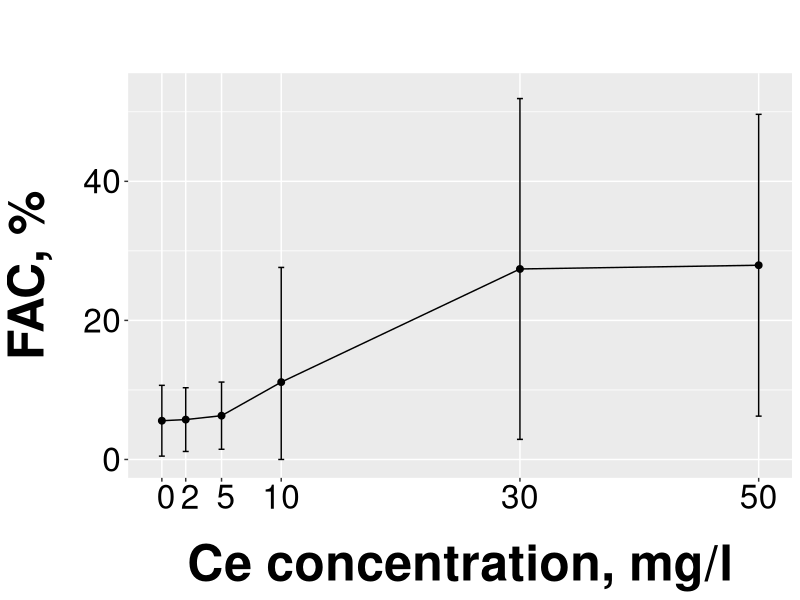

Generate this figure with R:
# This is the script for creating good mean plots with 
#   95% confidence interval bars. The confidence intervals
#   may be either t-parametric or bca bootstrap intervals.
# The algorithm was developed for cell analysis mean plots
#   of mitotic index (MI) and frequency of abberant cells (FAC).
#
# Copyright: Ilia Fastovets (2018)
# Contact: fastovetsilya@yandex.ru


library('readxl')
library('ggplot2')
#library('extrafont')
library('boot')

Data <- read_excel('Correlations_La_Ce_rastv_pochv.xlsx')
Datamat <- as.matrix(Data)

Element <- 'Ce'
Medium <- 'rastv'
Feature <- 'FAC'

Index_Group <- paste(Element, Medium, sep = '_')
Index_Feature <- paste(Element, Medium, Feature, sep = '_')
D_r <- na.exclude(Datamat[,c(Index_Group, Index_Feature)])

create_summary <- function(D_r, method = 't') # 't' or 'boot'
{
  
  if(method == 't')
  {
    conf_interval_low <- function(x)
    {
      return(t.test(x)$conf.int[1])
    }
    conf_interval_high <- function(x)
    {
      return(t.test(x)$conf.int[2])
    }
    
    D_mean <- aggregate(x = D_r[,2], by = list(D_r[,1]), mean)
    D_low <- aggregate(x = D_r[,2], by = list(D_r[,1]), 
                       conf_interval_low)
    D_high <- aggregate(x = D_r[,2], by = list(D_r[,1]), 
                        conf_interval_high)
    D_agg <- cbind(D_mean, D_low[2], D_high[2])
    colnames(D_agg) <- c('Group', 'Mean', 'Low', 'High')
    D_agg[, 'Low'][D_agg[, 'Low'] < 0] <- 0
    return(as.data.frame(D_agg))
  }
  
  if(method == 'boot')
  {
    
    conf_interval_low <- function(x, R = 10^5)
    {
      bootfun <- function(data, index)
      {
        d <- data[index]
        return(mean(d))
      }
      bootresult <- boot(na.omit(x), bootfun, R = R)
      bootci <- boot.ci(bootresult, type = 'bca')
      return(bootci$bca[4])
    }
    
    conf_interval_high <- function(x, R = 10^5)
    {
      bootfun <- function(data, index)
      {
        d <- data[index]
        return(mean(d))
      }
      bootresult <- boot(na.omit(x), bootfun, R = R)
      bootci <- boot.ci(bootresult, type = 'bca')
      return(bootci$bca[5])
    }
    
    D_mean <- aggregate(x = D_r[,2], by = list(D_r[,1]), mean)
    D_low <- aggregate(x = D_r[,2], by = list(D_r[,1]), 
                       conf_interval_low)
    D_high <- aggregate(x = D_r[,2], by = list(D_r[,1]), 
                        conf_interval_high)
    D_agg <- cbind(D_mean, D_low[2], D_high[2])
    colnames(D_agg) <- c('Group', 'Mean', 'Low', 'High')
    D_agg[, 'Low'][D_agg[, 'Low'] < 0] <- 0
    return(as.data.frame(D_agg))
  }
  
}

D_agg <- create_summary(D_r, 't')


#loadfonts(device = "win")
#font_install('TT Arial')
good_plot <- function(D_agg, title, xlab, ylab)
{
  errorbar_width = (max(D_agg[1]) - min(D_agg[1])) / 100
  ggplot(D_agg, aes(x=Group, y=Mean, vjust = 1.5)) +
    geom_line(aes(group=1)) +
    geom_point(size=2) +
    geom_errorbar(aes(ymin=Low, ymax=High), 
                  width=errorbar_width) +
    xlab(paste0(xlab)) + 
    ylab(paste0(ylab)) +
    ggtitle(title) +
    scale_x_discrete(limits = D_agg$Group, expand = c(0.05,0.05)) +
    theme(plot.title = element_text(hjust = 0.5), 
          axis.text = element_text(face='plain',size=24, colour='black'),
          text = element_text(face="bold",size=36, colour='black'),
          axis.title.x = element_text(margin = margin(t = 20)),
          axis.title.y = element_text(margin = margin(r = 20))) +
    ylim(0,max(D_agg$High)+1)
}

good_plot(D_agg, '',
          paste0(Element,' concentration', ', mg/l'),
          paste0(Feature, ', %'))

#good_plot(D_agg, '',
          #paste0(Element,' extraneous concentration', ', mg/kg'),
          #paste0(Feature, ', %'))

# good_plot(D_agg, '',
#           paste0(Element,' concentration', ', mg/l'),
#           'Root length, mm')

# good_plot(D_agg, '',
#           paste0(Element,' extraneous concentration', ', mg/kg'),
#           'Root length, mm')
